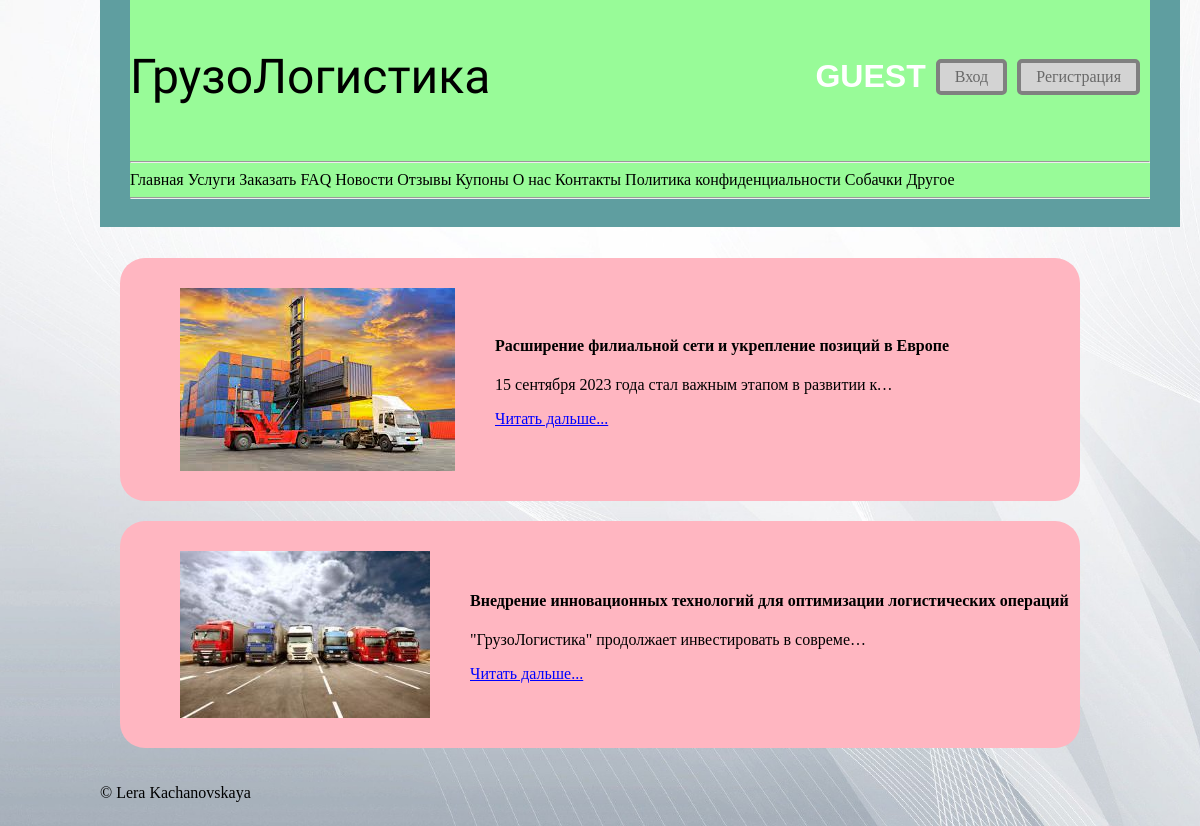
Page /news/ on the committed database.
### polls/models.py (models this page shows)
class News(models.Model):
    title = models.CharField('Заголовок', max_length=100)
    description = models.TextField('Описание', default='')
    article = models.TextField('Статья', default='')
    photo = models.ImageField(upload_to='photos/%Y/%m/%d', default='')
    date = models.DateField('дата добавления', auto_now=True)
    def get_absolute_url(self):
        return reverse('post', kwargs={'post_id':self.pk})

### polls/views.py (the view)
# urls.py: path('news/', news, name='news'),
def news(request):
    news = News.objects.all()
    return render(request, 'polls/news.html', {'title':'Новости',
                                               'news': news})

### templates/polls/news.html (shortened to what this page needs)
{% extends 'polls/base.html' %}
{% load static %}
{% block content %}
    <main>
        {% for i in news %}
        <div class="rounded-border">
            <img src="{{ i.photo.url }}" alt="not founded">
            <section>
                <h4>{{i.title}}</h4>
                <p class="article-preview">{{i.description}}</p>
                <p><a href="{{ i.get_absolute_url }}">Читать дальше...</a></p>
            </section>
        </div>
        {% endfor %}
    </main>
{% endblock %}

### polls/static/polls/styles.css (style rules this page uses)
body { background-image: url("../media/fon.jpg"); background-repeat: repeat; background-size: cover; background-position: center; display: grid; grid-template-rows: auto 1fr auto; min-height: 100vh; margin-right: 100px; margin-left: 100px; }
main { margin-top: 250px; }
.rounded-border { padding-left: 60px; padding-top: 30px; padding-bottom: 30px; margin: 20px; background-color: lightpink; border-radius: 25px; display: flex; align-items: center; }
.rounded-border img { float: left; margin-right: 10px; }
.rounded-border section { margin-left: 30px; }
a { text-decoration: none; color: black; }
p > a:link { text-decoration: underline; color: blue; font-family: "GOST type B"; }
.article-preview { width: 400px; white-space: nowrap; overflow: hidden; text-overflow: ellipsis; }

### rows in the picture
News: photo (picture), title "Расширение филиальной сети и укрепление позиций в Европе", description "15 сентября 2023 года стал важным этапом в развитии к…"
News: photo (picture), title "Внедрение инновационных технологий для оптимизации логистических операций", description "\"ГрузоЛогистика\" продолжает инвестировать в совреме…"
